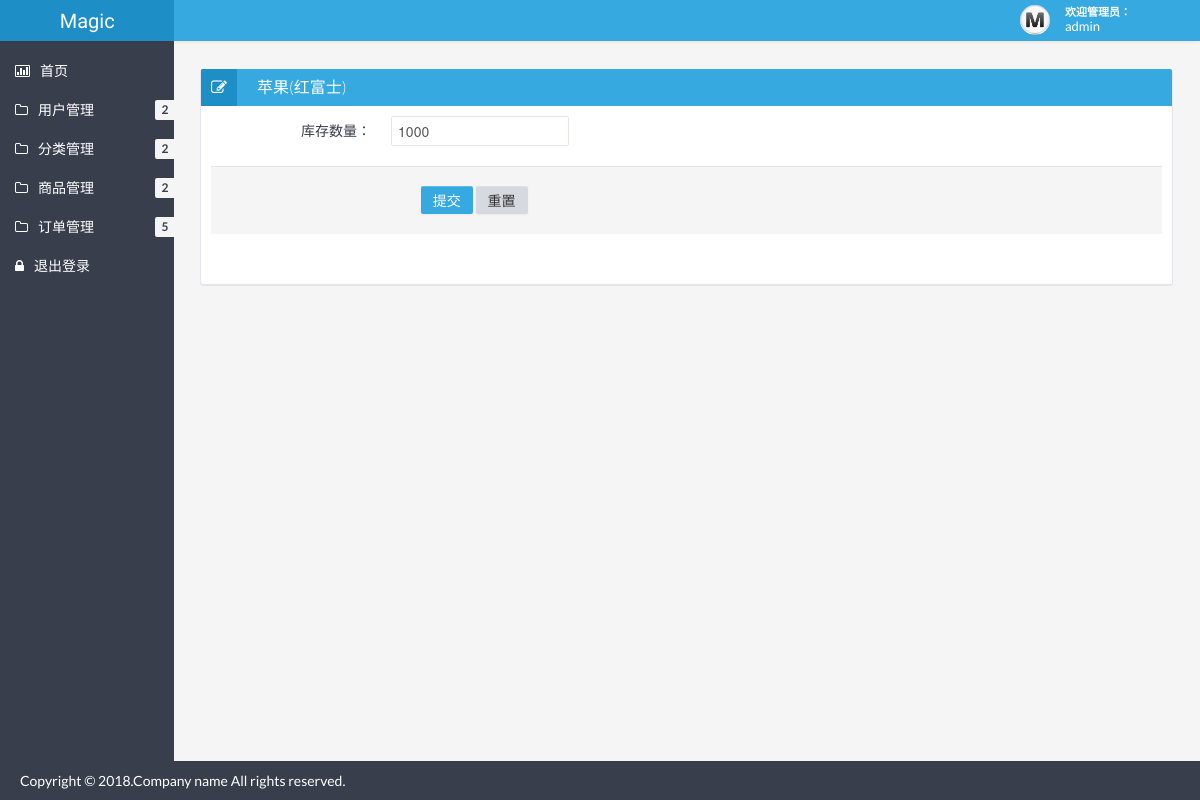
/admin/editGoodsCount.php?gid=1&gcount=10000 (signed in), run on an earlier commit of the app's database.
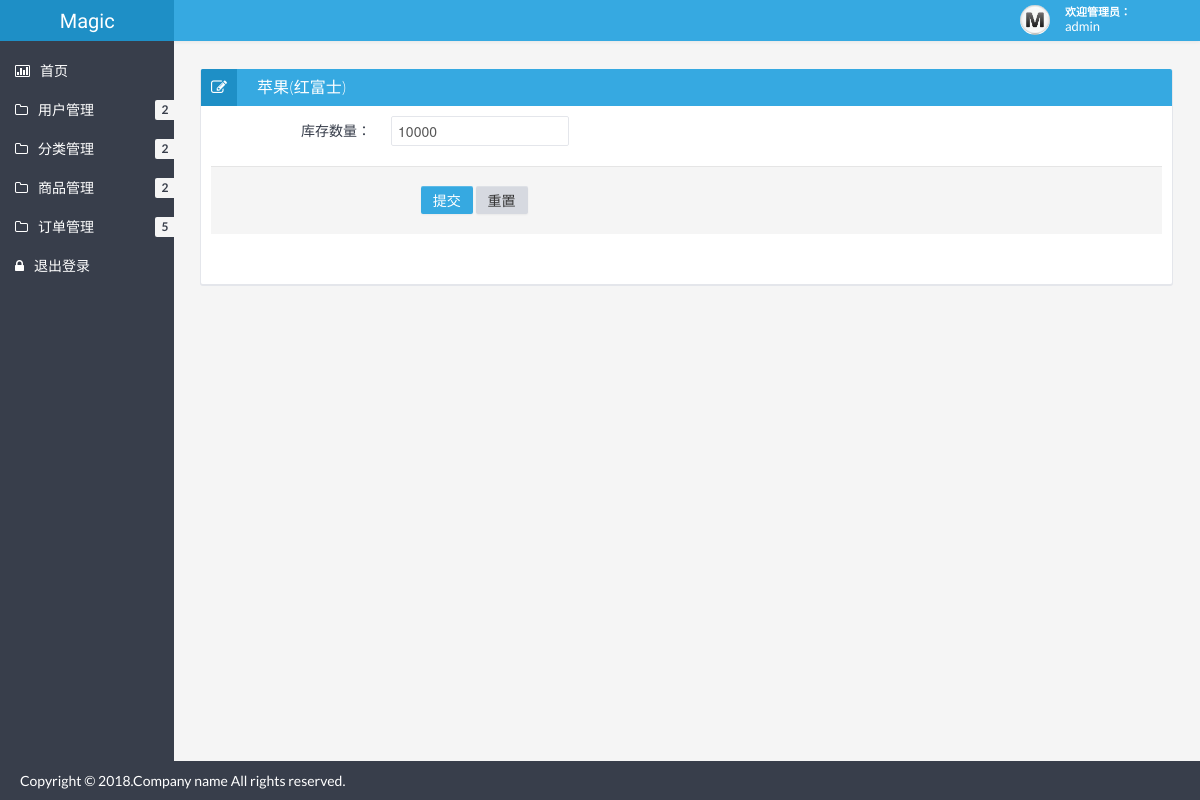
And on a later commit of the database.
### tables this page shows
CREATE TABLE `goods` (
  `gid` int(11) NOT NULL COMMENT '商品id',
  `gname` varchar(20) NOT NULL COMMENT '商品名称',
  `introduction` varchar(100) NOT NULL COMMENT '商品详情',
  `picture` varchar(100) NOT NULL DEFAULT '\\php\\admin\\img\\goods\\default.jpg' COMMENT '商品图片地址',
  `cid` int(11) NOT NULL COMMENT '商品类别',
  `price` double NOT NULL COMMENT '商品价格',
  `gcount` int(11) NOT NULL COMMENT '商品库存',
  `state` tinyint(1) NOT NULL COMMENT '商品状态',
  PRIMARY KEY (`gid`)
);

### admin/editGoodsCount.php (the view, shortened to what this page needs)
<?php
	$gname = "";
	$gcount = 0;
	if(isset($_GET['gid'])){
	    $sql = 'select * from goods where gid ='.$_GET['gid'];
	    $res = mysql_query($sql);
	    $row = mysql_fetch_array($res);
	    $gname = $row['gname'];
	    $gcount = $row['gcount'];
	}
?>
<!DOCTYPE html>
<html lang="en">
<head>
	<link href="css/bootstrap.min.css" rel="stylesheet" />
	<link href="css/bootstrap-responsive.min.css" rel="stylesheet" />
	<link href="css/style.min.css" rel="stylesheet" />
	<link href="css/style-responsive.min.css" rel="stylesheet" />
	<link href="css/retina.css" rel="stylesheet" />
<meta http-equiv="Content-Type" content="text/html; charset=utf-8" /></head>
<body>
		<?php include "header.php" ?>
		<div class="container-fluid-full">
		<div class="row-fluid">
			<?php include "banner.php" ?>
			<div id="content" class="span10">
			<div class="row-fluid">
				<div class="box span12">
					<div class="box-header">
						<h2><i class="icon-edit"></i><?php echo $gname;?></h2>
					</div>
					<div class="box-content">
						<form class="form-horizontal" action="<?php echo $_SERVER['PHP_SELF']; ?>" method="post"/>
						  <fieldset>
							<div class="control-group">
							  <label class="control-label" for="gcount">库存数量：</label>
							  <div class="controls">
								<input onkeyup = "value=value.replace(/[^\d]/g,'')" type="text" class="span3"  id="gcount" name="gcount" value="<?php echo $gcount;?>"/>
							  </div>
							</div>
							<div class="form-actions">&nbsp;&nbsp;&nbsp;&nbsp;&nbsp;&nbsp;&nbsp;&nbsp;&nbsp;&nbsp;
							  <button type="submit" class="btn btn-primary">提交</button>
							  <button type="reset" class="btn">重置</button>
							</div>
						  </fieldset>
					</div>
				</div>
			</div>
			</div>
		</div>
		<?php include "footer.php"?>
	</div>
</body>
</html>

What changed in the data, as far as the page shows it:
changed goods "苹果(红富士)": gcount "1000" → "10000"
